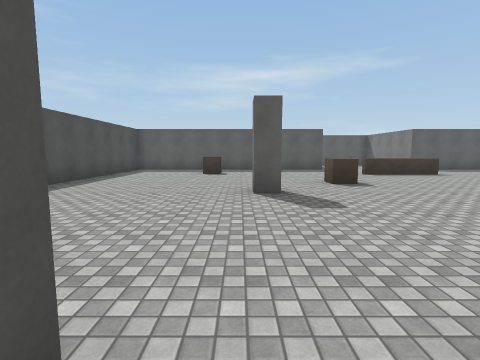
[1] (above)

19 first-person views from a walk through a scene from a Unity 3-D project. The camera is 1.5 m above the floor, tilts 6° down and sees 85° across. The floor is counted in squares, 2 m on a side. Each view is taken from the middle of a square. On the plan, view 1 faces up. The plan holds only what a view shows up to about 9 squares ahead; the rest is blank. The place goes on beyond the plan. The player character is not drawn. Some animated figures are not drawn. Some surface patterns are stand-ins.

[2]
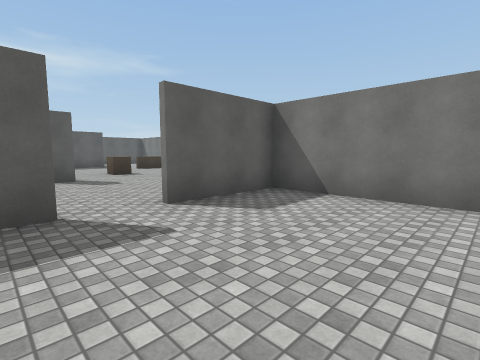

[3]
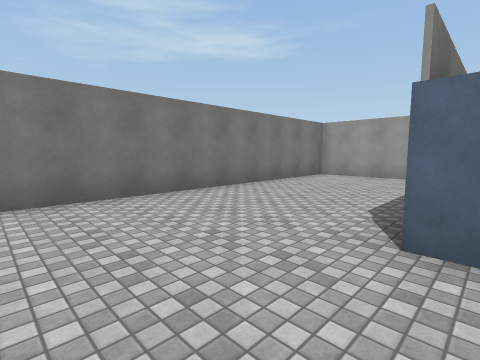

[4]
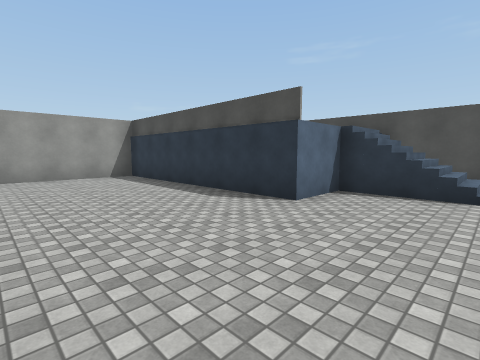

[5]
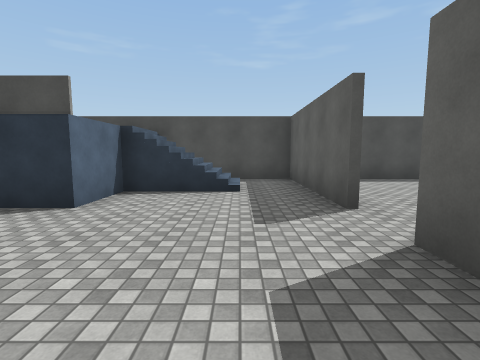

[6]
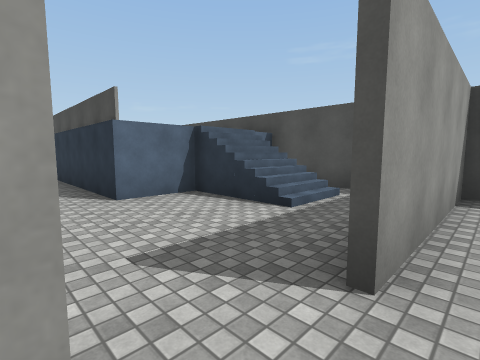

[7]
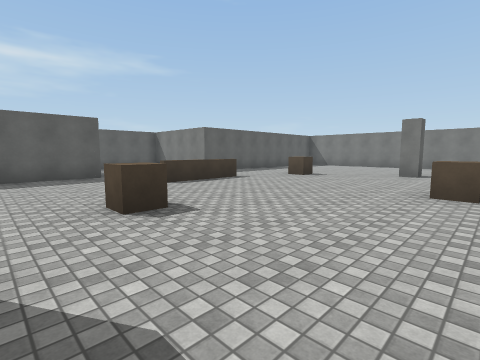

[8]
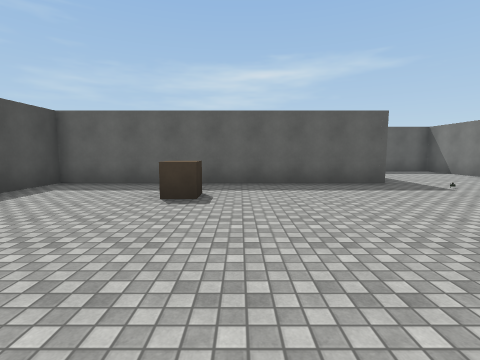

[9]
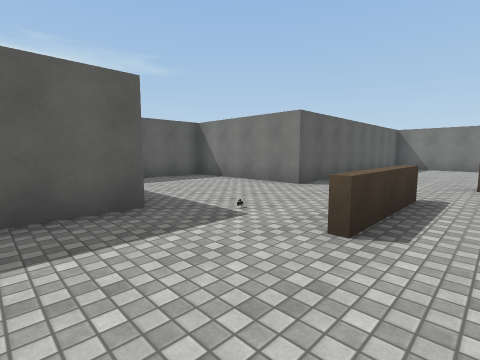

[10]
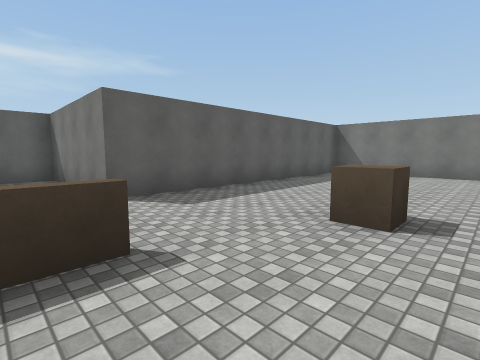

[11]
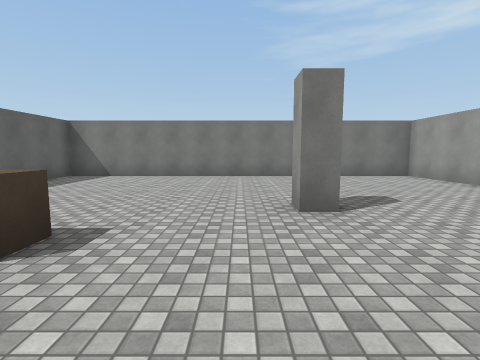

[12]
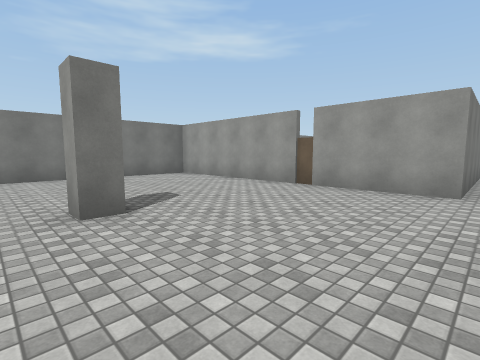

[13]
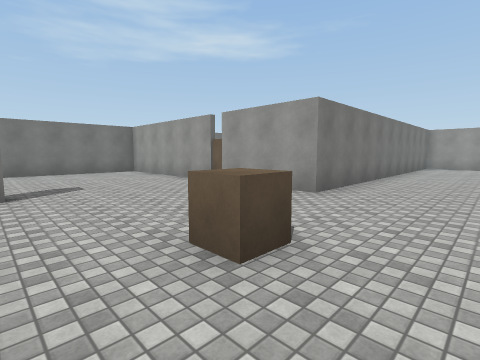

[14]
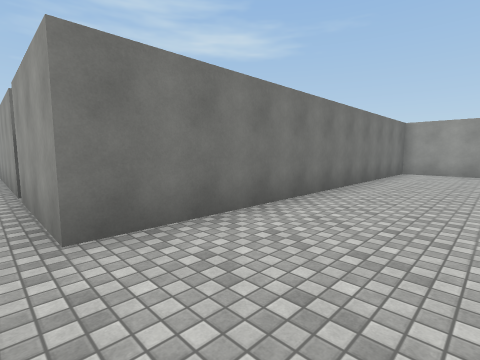

[15]
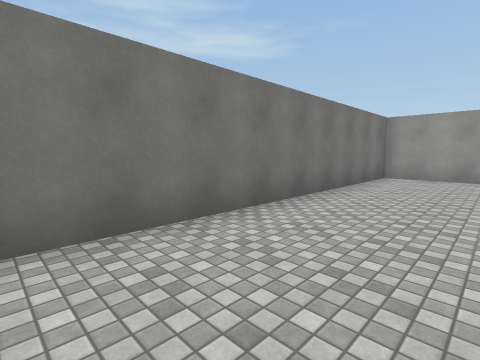

[16]
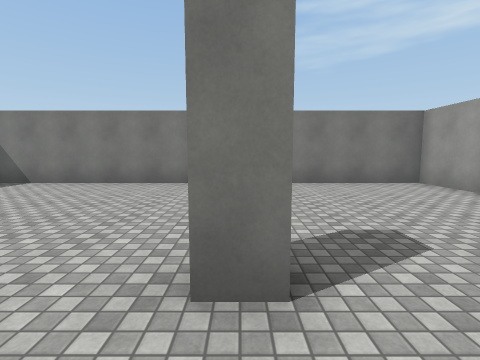

[17]
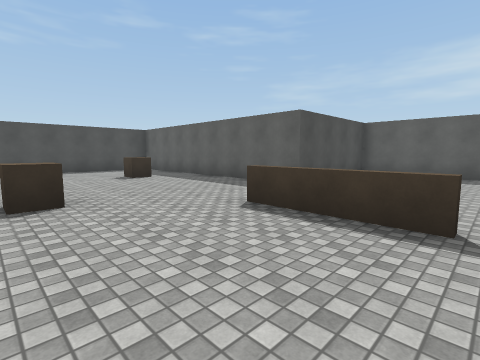

[18]
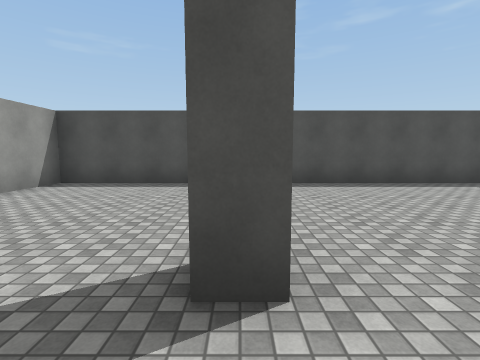

[19]
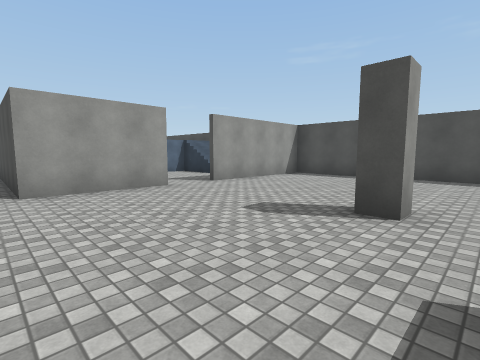

### Floor plan
Key: @ floor where view 1 was taken; # wall or solid block; . floor; / step, stairs or slope; = window, fence, low wall or low ledge; ^ raised ledge; O other object.
Columns run from 5 left of view 1 to 16 right of it. Each row starts with its distance up from view 1.
 16          #####
 15         # ...#
 14         # ...#
 13         #....#
 12 #########....#########
 11 #....................#
 10 #....................#
  9 #...O.....^^.........#
  8 #.............O......#
  7 #....................#
  6 #.......O............#
  5 #.....O.........O....#
  4 #....................#
  3 #...........O........#
  2 #....................#
  1 #....................#
  0 #####@####...#########
 -1 #.//.....#...#
 -2 #.//.....#...#
 -3 #////....#...#
 -4 =    ....#...#
 -5 =    ....#...#
 -6 =    ....#...#
 -7      ....#...#
 -8      ....#...#
 -9      ....#...#
-10     =#########

Where each view was taken, in squares from view 1:
view 1: 0 up, 0 right, facing up
view 2: 3 down, 1 left, facing up-right
view 3: 1 down, 1 left, facing down-right
view 4: 1 down, 3 right, facing down-left
view 5: 1 down, 3 right, facing left
view 6: 1 up, 1 right, facing down-left
view 7: 3 up, 1 right, facing up-right
view 8: 5 up, 0 right, facing up
view 9: 8 up, 2 right, facing up-right
view 10: 7 up, 6 right, facing up-right
view 11: 6 up, 7 right, facing right
view 12: 6 up, 7 right, facing down-right
view 13: 5 up, 5 right, facing down-right
view 14: 1 up, 5 right, facing down-right
view 15: 1 down, 5 right, facing down-right
view 16: 5 up, 9 right, facing right
view 17: 6 up, 7 right, facing up-left
view 18: 5 up, 2 right, facing left
view 19: 6 up, 4 right, facing down-left
